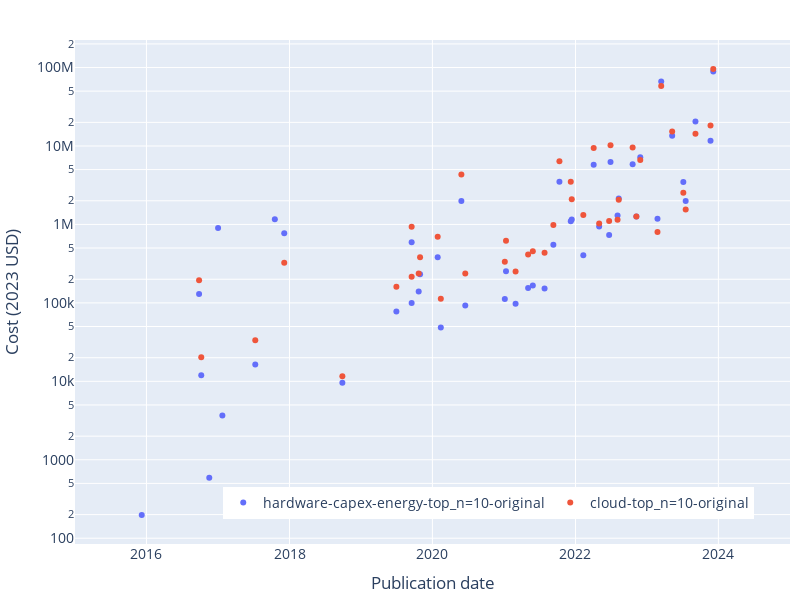

The cell this chart's notebook holds for it:
### Code cell
fig = px.scatter(
    combined_cost_df,
    x='Publication date',
    y=col,
    color='Source',
    hover_data=['System'],
    log_y=True,
)
fig.update_traces(textposition='top center')

# legend
fig.update_layout(
    legend_title_text='',
    legend=dict(
        orientation='h',
        yanchor='bottom',
        y=0.05,
        xanchor='right',
        x=0.95,
    ),
)

# axis labels
fig.update_xaxes(title_text='Publication date')
fig.update_yaxes(title_text='Cost (2023 USD)')

# title
fig.update_layout(title_text='')

# update size
fig.update_layout(
    autosize=False,
    width=800,
    height=600,
    title_font=dict(
        size=16,
    )
)

# font size
fig.update_layout(
    font=dict(
        size=14,
    )
)

# axis limits
fig.update_xaxes(range=['2015-01-01', '2025-01-01'])

# margins
fig.update_layout(margin=dict(l=10, r=10, t=40, b=10))

save_plot(fig, results_dir, 'cost_scatter_comparison')

fig.show()

### Figure 1 — Plotly figure (JSON) as saved in the notebook; plotly's stock layout.template omitted (floating-point values rounded to 4 significant figures)
{"data": [{"customdata": [["Gemini Ultra"], ["Inflection-2"], ["Grok-1"], ["ChatGLM3"], ["Falcon-180B"], ["Llama 2-70B"], ["Claude 2"], ["xTrimoPGLM -100B"], ["PaLM 2"], ["GPT-4"], ["LLaMA-65B"], ["GPT-3.5 (text-davinci-003)"], ["BLOOM-176B"], ["U-PaLM (540B)"], ["BlenderBot 3"], ["GLM-130B"], ["Minerva (540B)"], ["Parti"], ["OPT-175B"], ["PaLM (540B)"], ["Chinchilla"], ["ST-MoE"], ["LaMDA"], ["AlphaCode"], ["ERNIE 3.0 Titan"], ["GLaM"], ["Gopher (280B)"], ["Yuan 1.0"], ["Megatron-Turing NLG 530B"], ["HyperCLOVA"], ["GOAT"], ["ByT5-XXL"], ["ProtT5-XXL"], ["Meta Pseudo Labels"], ["Switch"], ["DALL-E"], ["mT5-XXL"], ["iGPT-XL"], ["GPT-3 175B (davinci)"], ["Turing-NLG"], ["Meena"], ["OpenAI Five"], ["OpenAI Five Rerun"], ["AlphaStar"], ["T5-11B"], ["Megatron-BERT"], ["Megatron-LM (8.3B)"], ["RoBERTa Large"], ["XLNet"], ["GPT-2 (1.5B)"], ["BigGAN-deep 512x512"], ["FTW"], ["ResNeXt-101 32x48d"], ["AlphaZero"], ["AlphaGo Zero"], ["OpenAI TI7 DOTA 1v1"], ["JFT"], ["MoE"], ["Libratus"], ["AlphaGo Master"], ["PolyNet"], ["NASv3 (CIFAR-10)"], ["Xception"], ["GNMT"], ["AlphaGo Lee"], ["ResNet-152 (ImageNet)"], ["DeepSpeech2 (English)"]], "hovertemplate": "Source=hardware-capex-energy-top_n=10-original<br>Publication date=%{x}<br>Cost (inflation-adjusted)=%{y}<br>System=%{customdata[0]}<extra></extra>", "legendgroup": "hardware-capex-energy-top_n=10-original", "marker": {"color": "#636efa", "symbol": "circle"}, "mode": "markers", "name": "hardware-capex-energy-top_n=10-original", "orientation": "v", "showlegend": true, "textposition": "top center", "type": "scatter", "x": ["2023-12-06", "2023-11-22", "2023-11-04", "2023-10-27", "2023-09-06", "2023-07-18", "2023-07-11", "2023-07-06", "2023-05-10", "2023-03-15", "2023-02-24", "2022-11-28", "2022-11-08", "2022-10-20", "2022-08-10", "2022-08-04", "2022-06-29", "2022-06-22", "2022-05-02", "2022-04-04", "2022-03-29", "2022-02-17", "2022-02-10", "2022-02-02", "2021-12-23", "2021-12-13", "2021-12-08", "2021-10-12", "2021-10-11", "2021-09-10", "2021-07-27", "2021-05-28", "2021-05-04", "2021-03-01", "2021-01-11", "2021-01-05", "2020-10-20", "2020-06-17", "2020-05-28", "2020-02-13", "2020-01-28", "2019-12-13", "2019-12-13", "2019-10-30", "2019-10-23", "2019-09-17", "2019-09-17", "2019-07-01", "2019-06-01", "2019-02-14", "2018-09-28", "2018-07-03", "2018-05-02", "2017-12-05", "2017-10-18", "2017-08-11", "2017-07-10", "2017-01-23", "2017-01-01", "2017-01-01", "2016-11-17", "2016-11-05", "2016-10-07", "2016-09-26", "2016-01-27", "2015-12-10", "2015-12-08"], "xaxis": "x", "y": [88970000.0, 11690000.0, null, null, 20460000.0, 1984000.0, null, 3472000.0, 13460000.0, 66210000.0, 1184000.0, 7187000.0, 1266000.0, 5828000.0, 2138000.0, 1298000.0, 6268000.0, 733900.0, 943900.0, 5765000.0, null, null, 404700.0, null, null, 1158000.0, 1099000.0, null, 3488000.0, 552800.0, 152200.0, 166400.0, 154400.0, 97190.0, 252800.0, 111800.0, null, 92460.0, 1987000.0, 48660.0, 380400.0, null, null, 232000.0, 139200.0, 594000.0, 99990.0, 77930.0, null, null, 9621.0, null, null, 769700.0, 1167000.0, null, 16330.0, 3658.0, null, 900600.0, 591.4, null, 11930.0, 129900.0, null, null, 197.5], "yaxis": "y"}, {"customdata": [["Gemini Ultra"], ["Inflection-2"], ["Grok-1"], ["ChatGLM3"], ["Falcon-180B"], ["Llama 2-70B"], ["Claude 2"], ["xTrimoPGLM -100B"], ["PaLM 2"], ["GPT-4"], ["LLaMA-65B"], ["GPT-3.5 (text-davinci-003)"], ["BLOOM-176B"], ["U-PaLM (540B)"], ["BlenderBot 3"], ["GLM-130B"], ["Minerva (540B)"], ["Parti"], ["OPT-175B"], ["PaLM (540B)"], ["Chinchilla"], ["ST-MoE"], ["LaMDA"], ["AlphaCode"], ["ERNIE 3.0 Titan"], ["GLaM"], ["Gopher (280B)"], ["Yuan 1.0"], ["Megatron-Turing NLG 530B"], ["HyperCLOVA"], ["GOAT"], ["ByT5-XXL"], ["ProtT5-XXL"], ["Meta Pseudo Labels"], ["Switch"], ["DALL-E"], ["mT5-XXL"], ["iGPT-XL"], ["GPT-3 175B (davinci)"], ["Turing-NLG"], ["Meena"], ["OpenAI Five"], ["OpenAI Five Rerun"], ["AlphaStar"], ["T5-11B"], ["Megatron-BERT"], ["Megatron-LM (8.3B)"], ["RoBERTa Large"], ["XLNet"], ["GPT-2 (1.5B)"], ["BigGAN-deep 512x512"], ["FTW"], ["ResNeXt-101 32x48d"], ["AlphaZero"], ["AlphaGo Zero"], ["OpenAI TI7 DOTA 1v1"], ["JFT"], ["MoE"], ["Libratus"], ["AlphaGo Master"], ["PolyNet"], ["NASv3 (CIFAR-10)"], ["Xception"], ["GNMT"], ["AlphaGo Lee"], ["ResNet-152 (ImageNet)"], ["DeepSpeech2 (English)"]], "hovertemplate": "Source=cloud-top_n=10-original<br>Publication date=%{x}<br>Cost (inflation-adjusted)=%{y}<br>System=%{customdata[0]}<extra></extra>", "legendgroup": "cloud-top_n=10-original", "marker": {"color": "#EF553B", "symbol": "circle"}, "mode": "markers", "name": "cloud-top_n=10-original", "orientation": "v", "showlegend": true, "textposition": "top center", "type": "scatter", "x": ["2023-12-06", "2023-11-22", "2023-11-04", "2023-10-27", "2023-09-06", "2023-07-18", "2023-07-11", "2023-07-06", "2023-05-10", "2023-03-15", "2023-02-24", "2022-11-28", "2022-11-08", "2022-10-20", "2022-08-10", "2022-08-04", "2022-06-29", "2022-06-22", "2022-05-02", "2022-04-04", "2022-03-29", "2022-02-17", "2022-02-10", "2022-02-02", "2021-12-23", "2021-12-13", "2021-12-08", "2021-10-12", "2021-10-11", "2021-09-10", "2021-07-27", "2021-05-28", "2021-05-04", "2021-03-01", "2021-01-11", "2021-01-05", "2020-10-20", "2020-06-17", "2020-05-28", "2020-02-13", "2020-01-28", "2019-12-13", "2019-12-13", "2019-10-30", "2019-10-23", "2019-09-17", "2019-09-17", "2019-07-01", "2019-06-01", "2019-02-14", "2018-09-28", "2018-07-03", "2018-05-02", "2017-12-05", "2017-10-18", "2017-08-11", "2017-07-10", "2017-01-23", "2017-01-01", "2017-01-01", "2016-11-17", "2016-11-05", "2016-10-07", "2016-09-26", "2016-01-27", "2015-12-10", "2015-12-08"], "xaxis": "x", "y": [95910000.0, 18290000.0, null, null, 14370000.0, 1544000.0, null, 2529000.0, 15330000.0, 58140000.0, 803000.0, 6629000.0, 1263000.0, 9543000.0, 2057000.0, 1146000.0, 10200000.0, 1102000.0, 1030000.0, 9454000.0, null, null, 1320000.0, null, null, 2093000.0, 3500000.0, null, 6406000.0, 987000.0, 436200.0, 454000.0, 413100.0, 251400.0, 619700.0, 335300.0, null, 236600.0, 4325000.0, 113200.0, 697100.0, null, null, 380300.0, 236600.0, 935000.0, 216100.0, 160000.0, null, null, 11650.0, null, null, 324500.0, null, null, 33440.0, null, null, null, null, null, 20290.0, 194700.0, null, null, null], "yaxis": "y"}], "layout": {"autosize": false, "font": {"size": 14}, "height": 600, "legend": {"orientation": "h", "title": {"text": ""}, "tracegroupgap": 0, "x": 0.95, "xanchor": "right", "y": 0.05, "yanchor": "bottom"}, "margin": {"b": 10, "l": 10, "r": 10, "t": 40}, "title": {"font": {"size": 16}, "text": ""}, "width": 800, "xaxis": {"anchor": "y", "domain": [0, 1], "range": ["2015-01-01", "2025-01-01"], "title": {"text": "Publication date"}}, "yaxis": {"anchor": "x", "domain": [0, 1], "title": {"text": "Cost (2023 USD)"}, "type": "log"}}}
